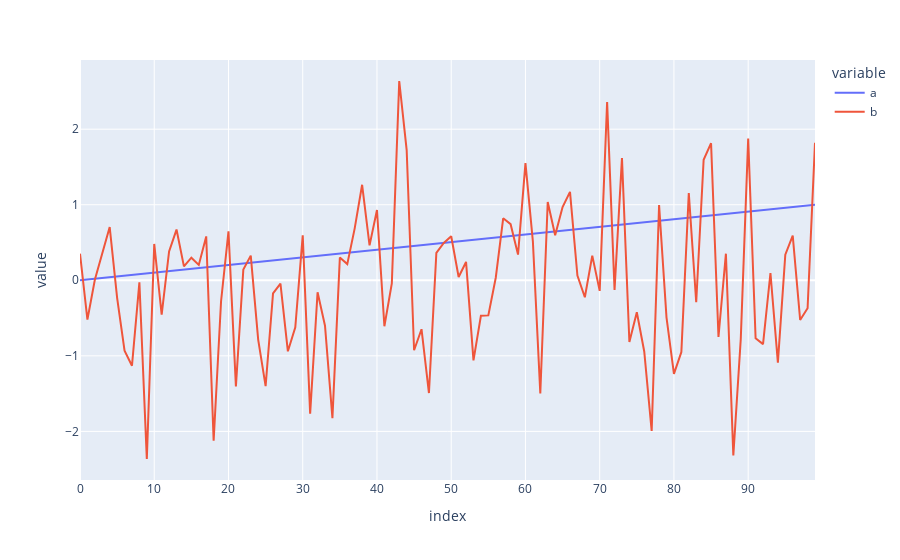

Notebook code cell kept with this figure:
### Code cell
pty.plot(df.to_pandas(), kind="line")
